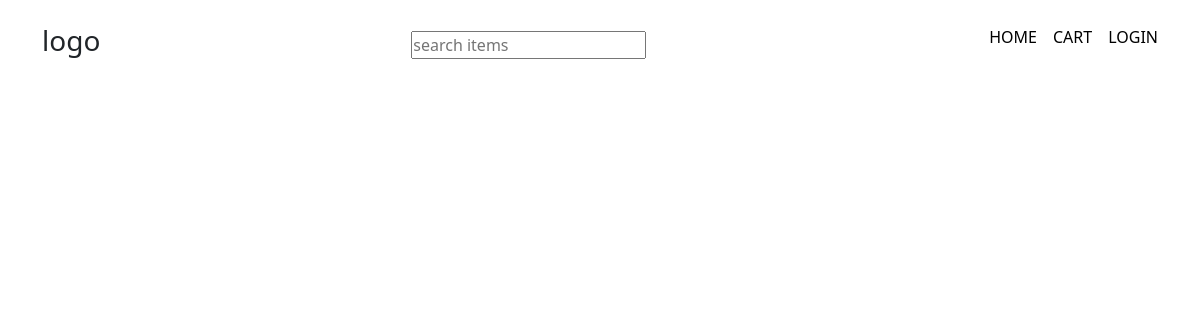
/, run on an earlier commit of the app's database.
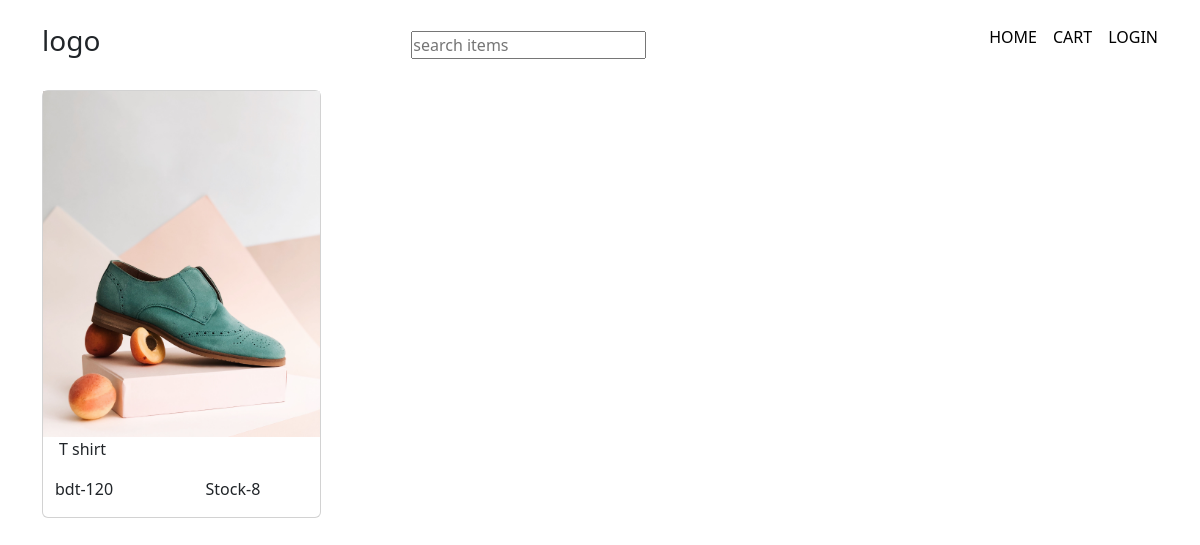
And on a later commit of the database.
### products/models.py (models this page shows, shortened)
class Products(models.Model):
    product_name=models.CharField(max_length=50)
    product_details=models.TextField(max_length=250)
    photo=models.ImageField(upload_to='products')
    price=models.IntegerField(default=0)
    size=models.CharField(choices=size_choices,max_length=50,null=True,blank=True)
    stock=models.IntegerField(default=0)
    uploaded_at=models.DateTimeField(auto_now=True)
    category=models.ForeignKey(Category, on_delete=models.CASCADE, related_name='category')

### products/views.py (the view)
# urls.py: 2. Add a URL to urlpatterns:  path('', views.home, name='home')
def home(request):
    product=Products.objects.all()
    context={
        "product":product,
    }
    return render(request, 'home/index.html',context)

### templates/home/index.html (shortened to what this page needs)
{% extends 'base.html' %}
{% load static %}
{% block content %}
{% for product_ele in product %}
<div class="col-md-3">
    <div class="card">
        <img src="{{product_ele.photo.url}}" class="img-fluid">
        <p class="px-3">{{product_ele.product_name}}</p>
        <div class="row">
            <div class="col-6 px-4">
                <p>bdt-{{product_ele.price}}</p>
            </div>
            <div class="col-6 px-4">
                <p>Stock-{{product_ele.stock}}</p>
            </div>
        </div>
    </div>
</div>
{% endfor %}
{% endblock %}

### templates/base.html (shortened to what this page needs)
<!DOCTYPE html>
<html lang="en">
<head>
  <link href="https://cdn.jsdelivr.net/npm/bootstrap@5.3.1/dist/css/bootstrap.min.css" rel="stylesheet"
>
  <link rel="stylesheet" href="../static/css/base.css">
</head>
<body>
  <div class="container mx-auto">
    <nav class="d-flex justify-content-between align-items-center py-4">
      <div class="logo">
        <h3>logo</h3>
      </div>
      <div class="search">
        <input type="text" placeholder="search items" />
      </div>
      <ul class="d-flex gap-3 nav-links">
        <li class="nav-link"><a href="{% url 'home' %}">home</a></li>
        <li class="nav-link"><a href="#">cart</a></li>
        {% if user.is_active %}
        <li class="nav-link"><a href="{% url 'profile' %}">Profile</a></li>
        {%else%}
        <li class="nav-link"><a href="{%url 'login' %}">login</a></li>
        {%endif%}
      </ul>
    </nav>
    {% block content %}{% endblock %}
  </div>
</body>
</html>

### static/css/base.css (style rules this page uses)
* { margin: 0; padding: 0; box-sizing: border-box; }
a { text-decoration: none; color: black; text-transform: uppercase; font-weight: 500; }

What changed in the data, as far as the page shows it:
added Products: photo (picture), product_name "T shirt", price "120", stock "8"
